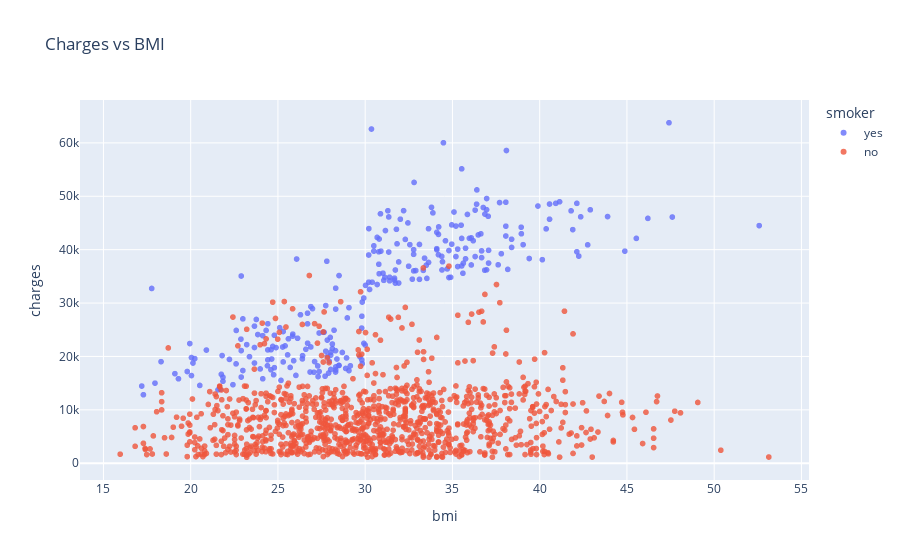

Write notebook code for a chart like this one.
### Markdown cell above
### BMI and Charges

Let's visualize the relationship between BMI (body mass index) and charges using another scatter plot. Once again, we'll use the values from the "smoker" column to color the points.

### Code cell
fig=px.scatter(medical_df,x='bmi',y='charges',color='smoker',opacity=0.8,hover_data=['sex'],title='Charges vs BMI')
fig.update_layout()

### Figure 1 — Plotly figure (JSON) as saved in the notebook; plotly's stock layout.template omitted (floating-point values rounded to 4 significant figures; data arrays with more than 128 entries replaced by an {"elided": "..."} marker saying what was removed)
{"data": [{"customdata": {"elided": "274x1 str values"}, "hovertemplate": "smoker=yes<br>bmi=%{x}<br>charges=%{y}<br>sex=%{customdata[0]}<extra></extra>", "legendgroup": "yes", "marker": {"color": "#636efa", "opacity": 0.8, "symbol": "circle"}, "mode": "markers", "name": "yes", "showlegend": true, "type": "scattergl", "x": {"elided": "274 float values"}, "xaxis": "x", "y": {"elided": "274 float values"}, "yaxis": "y"}, {"customdata": {"elided": "1064x1 str values"}, "hovertemplate": "smoker=no<br>bmi=%{x}<br>charges=%{y}<br>sex=%{customdata[0]}<extra></extra>", "legendgroup": "no", "marker": {"color": "#EF553B", "opacity": 0.8, "symbol": "circle"}, "mode": "markers", "name": "no", "showlegend": true, "type": "scattergl", "x": {"elided": "1064 float values"}, "xaxis": "x", "y": {"elided": "1064 float values"}, "yaxis": "y"}], "layout": {"legend": {"title": {"text": "smoker"}, "tracegroupgap": 0}, "title": {"text": "Charges vs BMI"}, "xaxis": {"anchor": "y", "domain": [0, 1], "title": {"text": "bmi"}}, "yaxis": {"anchor": "x", "domain": [0, 1], "title": {"text": "charges"}}}}
